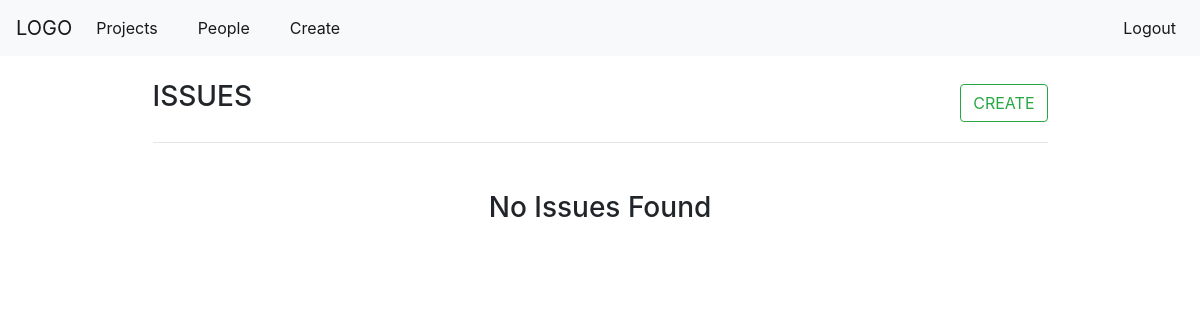
Page /issues/ (signed in) on the earlier database version.
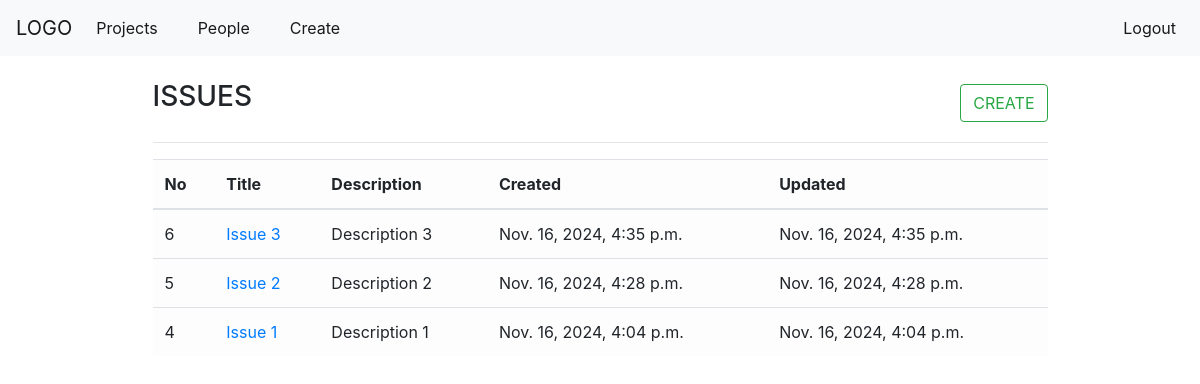
Same page on the later database version.
### jira/models.py (models this page shows, shortened)
class JiraIssue(models.Model):
	name = models.CharField(max_length=250)
	detail = models.TextField()
	status = models.CharField(max_length = 50, choices=status, default="new")
	assigned_to=models.ForeignKey(User, null=True, on_delete=models.CASCADE)
	date_created = models.DateTimeField(auto_now_add=True)
	date_updated = models.DateTimeField(auto_now=True)
	class Meta:
		ordering = ['-date_updated']

### jira/views.py (the view)
# urls.py: path("issues/", views.showIssues, name='show-issues'),
@login_required
def showIssues(request):
	issues = JiraIssue.objects.filter(assigned_to=request.user)
	context = {
		'issues' : issues
	}
	return render(request, 'jira/issues.html', context)

### jira/templates/jira/issues.html
{% extends 'base.html' %}
{%load crispy_forms_tags %}
{% block content %}
	<div class='container col-10 row-2'>
		<div class="d-flex justify-content-between">
			<h3>ISSUES</h3>
			<a href="{% url 'create-issue' %}"<button class="btn btn-outline-success mx-0 my-1">CREATE</button></a>
		</div>
		<hr>
		{% if issues %}
			<table class="table table-light table-hover">
				<thead>
					<tr>
						<th scope="col">No</th>
						<th scope="col">Title</th>
						<th scope="col">Description</th>
                        <th scope="col">Created</th>
                        <th scope="col">Updated</th>
					</tr>
				</thead>
					<tbody>
						{% for issue in issues %}
							<tr>
								<td scope="row">{{ issue.pk }}</td>
								<td><a href="{% url 'show-issues' %}">{{ issue.name }}</a></td>
								<td>{{ issue.detail }} </td>
                                <td>{{ issue.date_created }} </td>
                                <td>{{ issue.date_updated }} </td>
							</tr>
						{% endfor %}
					</tbody>
			</table>
		{% else %}
			<div class="container col-8 row-2 d-flex justify-content-center">
				<div class="p-2 mx-4, my-4">
					<h3> No Issues Found</h3>
				</div>
			</div>
		{% endif %}
	</div>
{% endblock %}

### templates/base.html (shortened to what this page needs)
<!DOCTYPE html>
<html lang="en">
<head>
	<link rel="stylesheet" href="https://cdn.jsdelivr.net/npm/bootstrap@4.0.0/dist/css/bootstrap.min.css">
</head>
<body>
	{% include 'nav.html' %}
	<br>
	<div class='container'>
		{% block content %} {% endblock %}
	</div>
</body>
</html>

### templates/nav.html (shortened to what this page needs)
<nav class="navbar navbar-expand-lg navbar-light bg-light">
  <a class="navbar-brand" href="#">LOGO</a>
  <div class="collapse navbar-collapse" id="navbarSupportedContent">
    <ul class="navbar-nav mr-auto">
      {% if user.is_authenticated and user.is_staff %}
      <li class="nav-item active pr-4">
        <a class="nav-link mx-auto" href="{% url 'show-projects' %}">Projects<span class="sr-only">(current)</span></a>
      </li>
        <li class="nav-item active pr-4">
          <a class="nav-link mx-auto" href="{% url 'show-people' %}">People<span class="sr-only">(current)</span></a>
        </li>
        <li class="nav-item active pr-4">
              <a class="nav-link mx-auto" href="{% url 'create-issue' %}">Create<span class="sr-only">(current)</span></a>
        </li>
      {% endif %}
    </ul>
    <ul class="navbar-nav ml-auto">
      {% if user.is_authenticated %}
          <li class="nav-item active">
              <a class="nav-link" href="{% url 'logout-user' %}">Logout</a>
          </li>
      {% endif %}
    </ul>
  </div>
</nav>

Differences in the rows shown:
added JiraIssue: pk "6", name "Issue 3", detail "Description 3", date_created "Nov. 16, 2024, 4:35 p.m.", date_updated "Nov. 16, 2024, 4:35 p.m."
added JiraIssue: pk "5", name "Issue 2", detail "Description 2", date_created "Nov. 16, 2024, 4:28 p.m.", date_updated "Nov. 16, 2024, 4:28 p.m."
added JiraIssue: pk "4", name "Issue 1", detail "Description 1", date_created "Nov. 16, 2024, 4:04 p.m.", date_updated "Nov. 16, 2024, 4:04 p.m."
Other differences:
text no longer shown: "No Issues Found"
text now shown: "No Title Description Created Updated"
